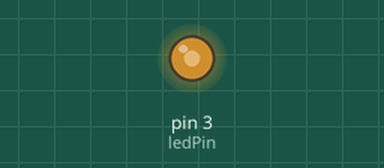
The sketch below on a simulated Arduino Uno, built with avr-gcc and run on an emulated ATmega328P. On the bench: output pins drawn as LEDs (lit = HIGH).

Above: at 0.1 s.
Timing chart, 0 to 1.6 s (numbered marks = the images above):
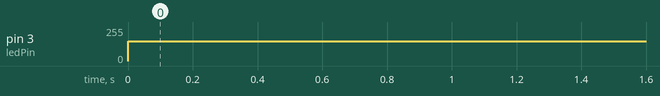

The sketch:

Bare_Arduino_LED_Test.ino
```cpp
#include <Wire.h>

int ledPin = 3;    // LED connected to digital pin 3
float ledValue = 150; // LED is inverted from usual
int ledMax = 200; // 0 - 255 (WRITE COMMAND TO USE SERIAL TO FIND ABSOLUTE MAX / MIN VALUES FOR THIS)
int ledMin = 0; // 0 - 255

void setup() {

  pinMode(ledPin, OUTPUT);
}

void loop() {

  ledValue = constrain(ledValue,ledMin,ledMax);

  analogWrite(ledPin, ledValue);
  delay(10);
}
```

Measured:
- by itself, pin 3 (ledPin): 0/255 → 150/255 at 0.00 s
